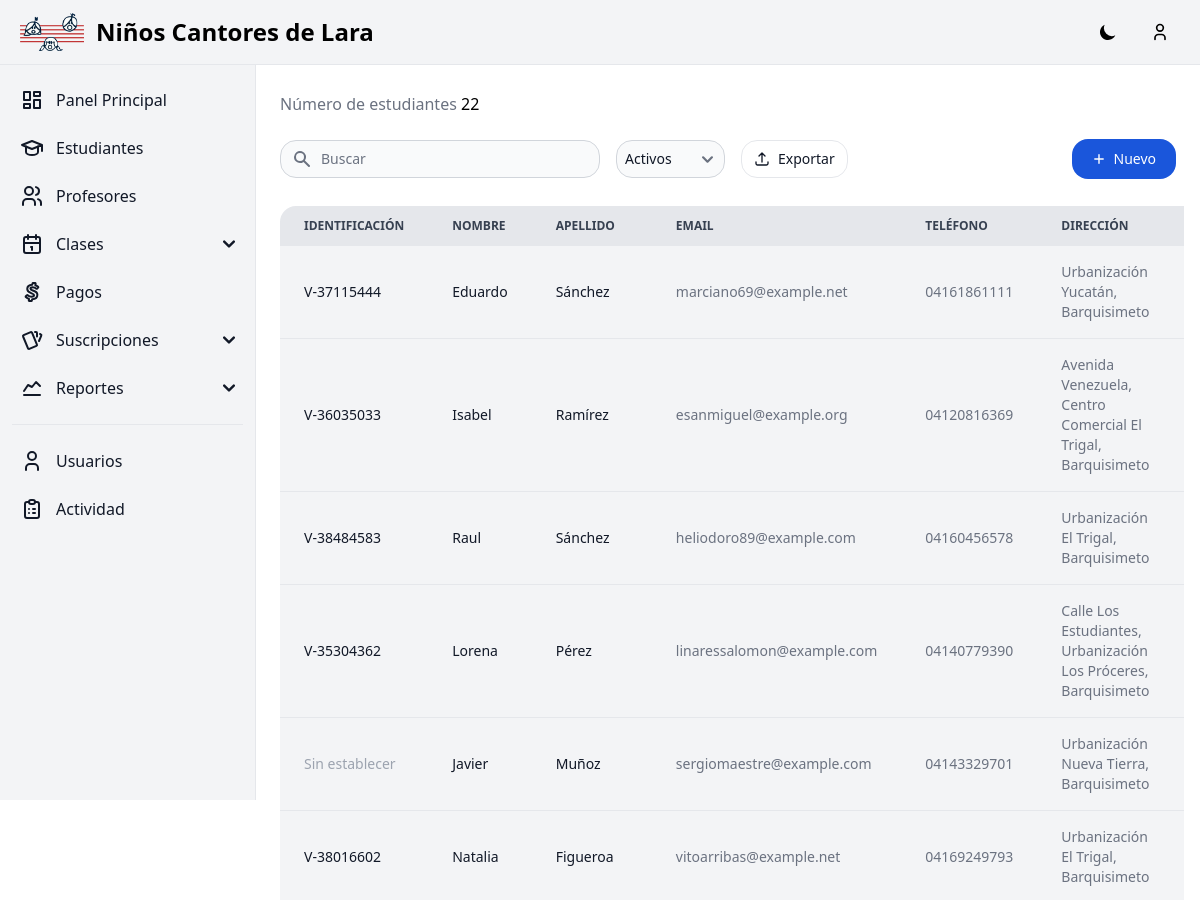
/students/ (signed in, upper part), run on an earlier commit of the app's database.
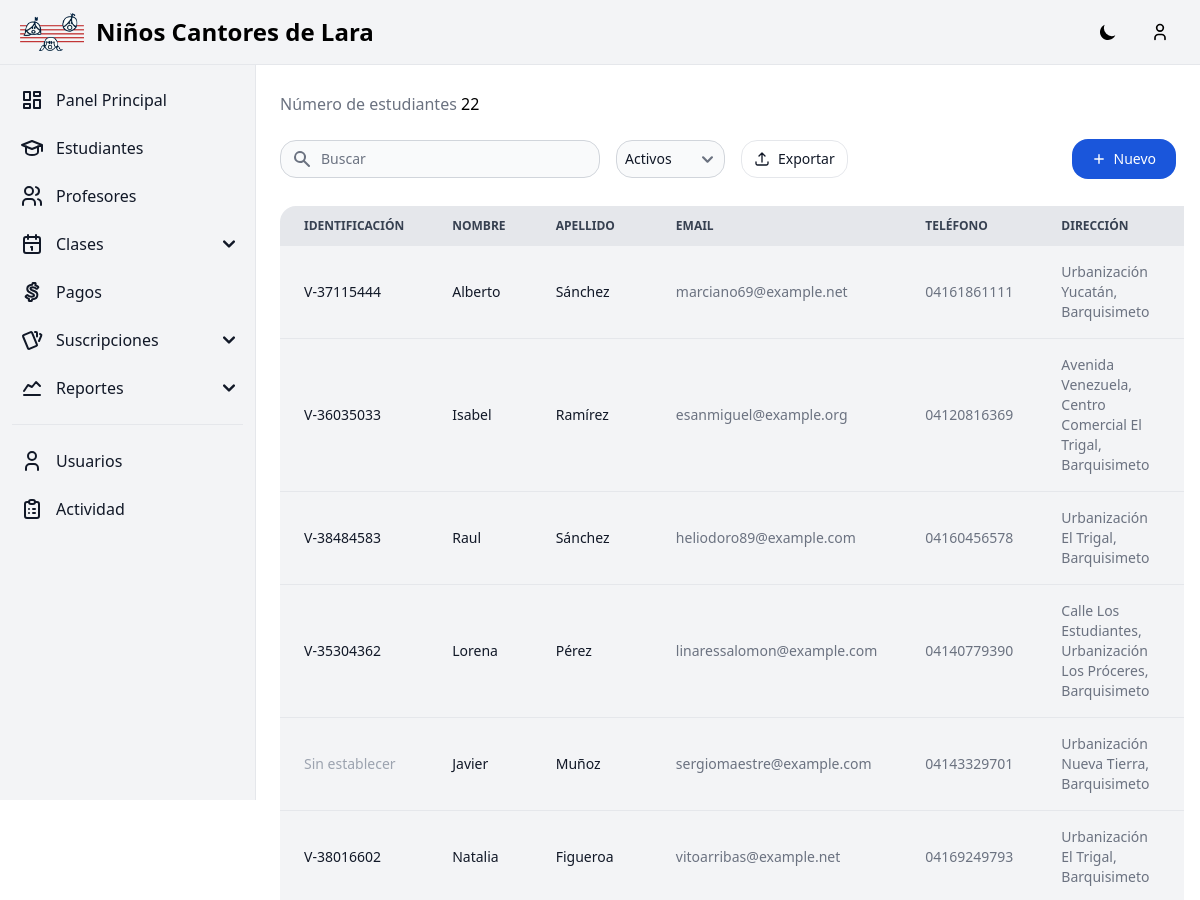
And on a later commit of the database.
### apps/home/models.py (models this page shows, shortened)
class Student(models.Model):
    identify_card = models.CharField(verbose_name=_('Identify Card'), max_length=20, blank=True, null=True)
    first_name = models.CharField(verbose_name=_('First Name'), max_length=255)
    second_name = models.CharField(verbose_name=_('Second Name'), max_length=255, blank=True, null=True)
    first_surname = models.CharField(verbose_name=_('First Surname'), max_length=255)
    second_surname = models.CharField(verbose_name=_('Second Surname'), max_length=255, blank=True, null=True)
    birthdate = models.DateField(verbose_name=_('Birthdate'))
    phone_number = models.CharField(verbose_name=_('Phone'), max_length=20)
    email = models.EmailField(verbose_name=_('Email'), )
    address = models.TextField(verbose_name=_('Address'), )
    is_active = models.BooleanField(verbose_name=_('Active'), default=True)
    class Meta:
        constraints = [
            UniqueConstraint(
                fields=['identify_card','first_name', 'second_name', 'first_surname', 'second_surname', 'birthdate'],
                name='unique_student'
            )
        ]

### apps/students/views.py (the view)
# urls.py: path('', Student_ListView.as_view(), name='student-list'),
class Student_ListView(ListView):
    model = Student
    template_name = 'home/student_list.html'
    context_object_name = 'students'

### templates/home/student_list.html (shortened to what the changed rows need)
{% extends "base.html" %}
{% block content %}
{% load compress %}
{% load static %}
<div class="relative overflow-x-auto sm:rounded-2xl px-2 pb-4 pb-4">
    <table class="w-full text-sm text-left text-gray-500  dark:text-gray-400" id="table-file">
        <thead class="text-xs text-gray-700 uppercase bg-gray-200 dark:bg-gray-700 dark:text-gray-400">
            <tr>
                <th scope="col" class="px-6 py-3 rounded-tl-2xl">
                    Identificación
                </th>
                <th scope="col" class="px-6 py-3">
                    Nombre
                </th>
                <th scope="col" class="px-6 py-3">
                    Apellido
                </th>
                <th scope="col" class="px-6 py-3">
                    Email
                </th>
                <th scope="col" class="px-6 py-3">
                    Teléfono
                </th>
                <th scope="col" class="px-6 py-3">
                    Dirección
                </th>
                <th scope="col" class="px-6 py-3">
                </th>
            </tr>
        </thead>
        <tbody>
            {% for student in students %}
            <tr class="bg-gray-100 dark:bg-gray-800 dark:border-gray-700 {% if not forloop.last %}border-b{% endif %} {% if not forloop.last %}border-b{% endif %}" data-status="{% if student.is_active %}active{% else %}inactive{% endif %}" {% if not student.is_active%}style="display:none;"{% endif %}>
                <td class="px-6 py-4 font-medium text-gray-900 whitespace-nowrap dark:text-white {% if forloop.last %}rounded-bl-2xl{% endif %}">
                    <span class="{% if not student.identify_card %}text-gray-400{% endif %}">{{ student.identify_card.0| default:"Sin " }}{% if student.identify_card %}-{% endif %}{{ student.identify_card|slice:"1:"| default:"establecer"}}</span>
                </td>
                <td class="px-6 py-4 font-medium text-gray-900 whitespace-nowrap dark:text-white">
                    <span class="{% if not student.first_name %}text-gray-400{% endif %}">{{ student.first_name | default:"Sin establecer" }}</span>
                </td>
                <td class="px-6 py-4 font-medium text-gray-900 whitespace-nowrap dark:text-white">
                    <span class="{% if not student.first_surname %}text-gray-400{% endif %}">{{ student.first_surname | default:"Sin establecer" }}</span>
                </td>
                <td class="px-6 py-4">
                    <span class="{% if not student.email %}text-gray-400{% endif %}">{{ student.email | default:"Sin establecer" }}</span>
                </td>
                <td class="px-6 py-4">
                    <span class="{% if not student.phone_number %}text-gray-400{% endif %}">{{ student.phone_number | default:"Sin establecer" }}</span>
                </td>
                <td class="px-6 py-4">
                    <span class="{% if not student.address %}text-gray-400{% endif %}">{{ student.address | default:"Sin establecer" }}</span>
                </td>
                <td class="px-6 py-4">
                </td>
            </tr>
            {% endfor %}
        </tbody>
    </table>
</div>
{% endblock %}

What changed in the data, as far as the page shows it:
changed Student "marciano69@example.net": first_name "Eduardo" → "Alberto"
